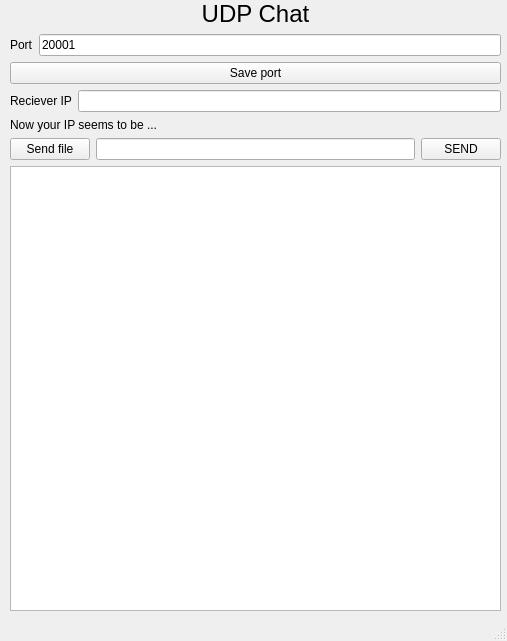
<?xml version="1.0" encoding="UTF-8"?>
<ui version="4.0">
 <class>Window</class>
 <widget class="QMainWindow" name="Window">
  <property name="geometry">
   <rect>
    <x>0</x>
    <y>0</y>
    <width>507</width>
    <height>641</height>
   </rect>
  </property>
  <property name="minimumSize">
   <size>
    <width>492</width>
    <height>403</height>
   </size>
  </property>
  <property name="maximumSize">
   <size>
    <width>1000</width>
    <height>1000</height>
   </size>
  </property>
  <property name="baseSize">
   <size>
    <width>492</width>
    <height>403</height>
   </size>
  </property>
  <property name="windowTitle">
   <string>UDP Chat</string>
  </property>
  <widget class="QWidget" name="centralwidget">
   <widget class="QWidget" name="verticalLayoutWidget">
    <property name="geometry">
     <rect>
      <x>10</x>
      <y>0</y>
      <width>491</width>
      <height>611</height>
     </rect>
    </property>
    <layout class="QVBoxLayout" name="verticalLayout">
     <item>
      <widget class="QLabel" name="label">
       <property name="font">
        <font>
         <pointsize>18</pointsize>
        </font>
       </property>
       <property name="text">
        <string>UDP Chat</string>
       </property>
       <property name="alignment">
        <set>Qt::AlignCenter</set>
       </property>
      </widget>
     </item>
     <item>
      <layout class="QHBoxLayout" name="horizontalLayout_7">
       <property name="topMargin">
        <number>0</number>
       </property>
       <property name="bottomMargin">
        <number>0</number>
       </property>
       <item>
        <widget class="QLabel" name="label_6">
         <property name="text">
          <string>Port</string>
         </property>
         <property name="margin">
          <number>5</number>
         </property>
        </widget>
       </item>
       <item>
        <widget class="QLineEdit" name="port">
         <property name="text">
          <string>20001</string>
         </property>
        </widget>
       </item>
      </layout>
     </item>
     <item>
      <widget class="QPushButton" name="pushButton_2">
       <property name="text">
        <string>Save port</string>
       </property>
      </widget>
     </item>
     <item>
      <layout class="QHBoxLayout" name="horizontalLayout_5">
       <property name="topMargin">
        <number>0</number>
       </property>
       <property name="bottomMargin">
        <number>0</number>
       </property>
       <item>
        <widget class="QLabel" name="label_4">
         <property name="text">
          <string>Reciever IP</string>
         </property>
         <property name="margin">
          <number>5</number>
         </property>
        </widget>
       </item>
       <item>
        <widget class="QLineEdit" name="reciever_ip"/>
       </item>
      </layout>
     </item>
     <item>
      <widget class="QLabel" name="label_2">
       <property name="text">
        <string>Now your IP seems to be ...</string>
       </property>
      </widget>
     </item>
     <item>
      <layout class="QHBoxLayout" name="horizontalLayout">
       <item>
        <widget class="QPushButton" name="send_file">
         <property name="text">
          <string>Send file</string>
         </property>
        </widget>
       </item>
       <item>
        <widget class="QLineEdit" name="lineEdit">
         <property name="text">
          <string/>
         </property>
         <property name="maxLength">
          <number>2048</number>
         </property>
        </widget>
       </item>
       <item>
        <widget class="QPushButton" name="pushButton">
         <property name="text">
          <string>SEND</string>
         </property>
        </widget>
       </item>
      </layout>
     </item>
     <item>
      <widget class="QPlainTextEdit" name="plainText">
       <property name="readOnly">
        <bool>true</bool>
       </property>
      </widget>
     </item>
    </layout>
   </widget>
  </widget>
  <widget class="QStatusBar" name="statusbar"/>
 </widget>
 <resources/>
 <connections/>
</ui>
